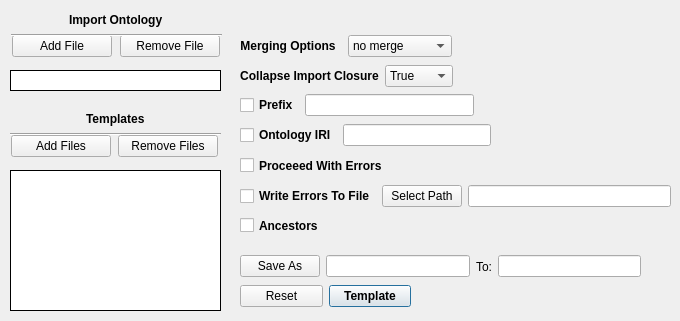
      <widget class="QWidget" name="Template">
       <attribute name="title">
        <string>Template</string>
       </attribute>
       <widget class="QWidget" name="layoutWidget_84">
        <property name="geometry">
         <rect>
          <x>10</x>
          <y>130</y>
          <width>211</width>
          <height>32</height>
         </rect>
        </property>
        <layout class="QHBoxLayout" name="horizontalLayout_100">
         <item>
          <widget class="QPushButton" name="templateAddMoreFiles">
           <property name="sizePolicy">
            <sizepolicy hsizetype="Ignored" vsizetype="Fixed">
             <horstretch>0</horstretch>
             <verstretch>0</verstretch>
            </sizepolicy>
           </property>
           <property name="minimumSize">
            <size>
             <width>100</width>
             <height>0</height>
            </size>
           </property>
           <property name="maximumSize">
            <size>
             <width>100</width>
             <height>16777215</height>
            </size>
           </property>
           <property name="focusPolicy">
            <enum>Qt::NoFocus</enum>
           </property>
           <property name="contextMenuPolicy">
            <enum>Qt::DefaultContextMenu</enum>
           </property>
           <property name="text">
            <string>Add Files</string>
           </property>
           <property name="default">
            <bool>false</bool>
           </property>
           <property name="flat">
            <bool>false</bool>
           </property>
          </widget>
         </item>
         <item>
          <widget class="QPushButton" name="templateRemoveMoreFiles">
           <property name="sizePolicy">
            <sizepolicy hsizetype="Ignored" vsizetype="Fixed">
             <horstretch>0</horstretch>
             <verstretch>0</verstretch>
            </sizepolicy>
           </property>
           <property name="minimumSize">
            <size>
             <width>100</width>
             <height>0</height>
            </size>
           </property>
           <property name="maximumSize">
            <size>
             <width>100</width>
             <height>16777215</height>
            </size>
           </property>
           <property name="focusPolicy">
            <enum>Qt::NoFocus</enum>
           </property>
           <property name="text">
            <string>Remove Files</string>
           </property>
          </widget>
         </item>
        </layout>
       </widget>
       <widget class="QWidget" name="layoutWidget_86">
        <property name="geometry">
         <rect>
          <x>240</x>
          <y>250</y>
          <width>401</width>
          <height>33</height>
         </rect>
        </property>
        <layout class="QHBoxLayout" name="horizontalLayout_102">
         <item>
          <widget class="QPushButton" name="templateSaveAs">
           <property name="focusPolicy">
            <enum>Qt::NoFocus</enum>
           </property>
           <property name="text">
            <string>Save As</string>
           </property>
          </widget>
         </item>
         <item>
          <widget class="QLineEdit" name="templateNameSave">
           <property name="focusPolicy">
            <enum>Qt::NoFocus</enum>
           </property>
           <property name="text">
            <string/>
           </property>
           <property name="alignment">
            <set>Qt::AlignLeading|Qt::AlignLeft|Qt::AlignVCenter</set>
           </property>
           <property name="dragEnabled">
            <bool>false</bool>
           </property>
           <property name="placeholderText">
            <string/>
           </property>
           <property name="clearButtonEnabled">
            <bool>false</bool>
           </property>
          </widget>
         </item>
         <item>
          <widget class="QLabel" name="label_57">
           <property name="text">
            <string>To:</string>
           </property>
           <property name="alignment">
            <set>Qt::AlignCenter</set>
           </property>
          </widget>
         </item>
         <item>
          <widget class="QLineEdit" name="templateSavePath">
           <property name="focusPolicy">
            <enum>Qt::NoFocus</enum>
           </property>
          </widget>
         </item>
        </layout>
       </widget>
       <widget class="QWidget" name="layoutWidget_85">
        <property name="geometry">
         <rect>
          <x>10</x>
          <y>30</y>
          <width>212</width>
          <height>32</height>
         </rect>
        </property>
        <layout class="QHBoxLayout" name="horizontalLayout_101">
         <item>
          <widget class="QPushButton" name="templateAddFirstFile">
           <property name="sizePolicy">
            <sizepolicy hsizetype="Ignored" vsizetype="Fixed">
             <horstretch>0</horstretch>
             <verstretch>0</verstretch>
            </sizepolicy>
           </property>
           <property name="minimumSize">
            <size>
             <width>100</width>
             <height>0</height>
            </size>
           </property>
           <property name="maximumSize">
            <size>
             <width>100</width>
             <height>16777215</height>
            </size>
           </property>
           <property name="focusPolicy">
            <enum>Qt::NoFocus</enum>
           </property>
           <property name="contextMenuPolicy">
            <enum>Qt::DefaultContextMenu</enum>
           </property>
           <property name="text">
            <string>Add File</string>
           </property>
           <property name="default">
            <bool>false</bool>
           </property>
           <property name="flat">
            <bool>false</bool>
           </property>
          </widget>
         </item>
         <item>
          <widget class="QPushButton" name="templateRemoveFirstFile">
           <property name="sizePolicy">
            <sizepolicy hsizetype="Ignored" vsizetype="Fixed">
             <horstretch>0</horstretch>
             <verstretch>0</verstretch>
            </sizepolicy>
           </property>
           <property name="minimumSize">
            <size>
             <width>100</width>
             <height>0</height>
            </size>
           </property>
           <property name="maximumSize">
            <size>
             <width>100</width>
             <height>16777215</height>
            </size>
           </property>
           <property name="focusPolicy">
            <enum>Qt::NoFocus</enum>
           </property>
           <property name="text">
            <string>Remove File</string>
           </property>
          </widget>
         </item>
        </layout>
       </widget>
       <widget class="QWidget" name="layoutWidget_80">
        <property name="geometry">
         <rect>
          <x>240</x>
          <y>280</y>
          <width>171</width>
          <height>32</height>
         </rect>
        </property>
        <layout class="QHBoxLayout" name="horizontalLayout_96">
         <item>
          <widget class="QPushButton" name="templateReset">
           <property name="sizePolicy">
            <sizepolicy hsizetype="Expanding" vsizetype="Fixed">
             <horstretch>0</horstretch>
             <verstretch>0</verstretch>
            </sizepolicy>
           </property>
           <property name="maximumSize">
            <size>
             <width>150</width>
             <height>16777215</height>
            </size>
           </property>
           <property name="focusPolicy">
            <enum>Qt::NoFocus</enum>
           </property>
           <property name="text">
            <string>Reset</string>
           </property>
          </widget>
         </item>
         <item>
          <widget class="QPushButton" name="templateButton">
           <property name="sizePolicy">
            <sizepolicy hsizetype="Expanding" vsizetype="Fixed">
             <horstretch>0</horstretch>
             <verstretch>0</verstretch>
            </sizepolicy>
           </property>
           <property name="minimumSize">
            <size>
             <width>0</width>
             <height>0</height>
            </size>
           </property>
           <property name="maximumSize">
            <size>
             <width>150</width>
             <height>16777215</height>
            </size>
           </property>
           <property name="font">
            <font>
             <family>Arial</family>
             <pointsize>9</pointsize>
             <bold>true</bold>
            </font>
           </property>
           <property name="focusPolicy">
            <enum>Qt::NoFocus</enum>
           </property>
           <property name="autoFillBackground">
            <bool>false</bool>
           </property>
           <property name="text">
            <string>Template</string>
           </property>
           <property name="checkable">
            <bool>false</bool>
           </property>
           <property name="checked">
            <bool>false</bool>
           </property>
           <property name="autoExclusive">
            <bool>false</bool>
           </property>
           <property name="autoDefault">
            <bool>false</bool>
           </property>
           <property name="default">
            <bool>true</bool>
           </property>
           <property name="flat">
            <bool>false</bool>
           </property>
          </widget>
         </item>
        </layout>
       </widget>
       <widget class="QListWidget" name="templateFirstFile">
        <property name="geometry">
         <rect>
          <x>10</x>
          <y>70</y>
          <width>211</width>
          <height>21</height>
         </rect>
        </property>
        <property name="frameShape">
         <enum>QFrame::Box</enum>
        </property>
        <property name="frameShadow">
         <enum>QFrame::Plain</enum>
        </property>
       </widget>
       <widget class="QListWidget" name="templateMoreFiles">
        <property name="geometry">
         <rect>
          <x>10</x>
          <y>170</y>
          <width>211</width>
          <height>141</height>
         </rect>
        </property>
        <property name="frameShape">
         <enum>QFrame::Box</enum>
        </property>
        <property name="frameShadow">
         <enum>QFrame::Plain</enum>
        </property>
       </widget>
       <widget class="QWidget" name="layoutWidget_87">
        <property name="geometry">
         <rect>
          <x>240</x>
          <y>90</y>
          <width>234</width>
          <height>31</height>
         </rect>
        </property>
        <layout class="QHBoxLayout" name="horizontalLayout_103">
         <item>
          <widget class="QCheckBox" name="templatePrefix">
           <property name="font">
            <font>
             <family>Arial</family>
             <pointsize>9</pointsize>
             <bold>true</bold>
            </font>
           </property>
           <property name="focusPolicy">
            <enum>Qt::NoFocus</enum>
           </property>
           <property name="text">
            <string>Prefix</string>
           </property>
           <property name="checkable">
            <bool>true</bool>
           </property>
           <property name="checked">
            <bool>false</bool>
           </property>
           <property name="autoRepeat">
            <bool>false</bool>
           </property>
           <property name="autoExclusive">
            <bool>false</bool>
           </property>
           <property name="tristate">
            <bool>false</bool>
           </property>
          </widget>
         </item>
         <item>
          <widget class="QLineEdit" name="templatePrefixName">
           <property name="focusPolicy">
            <enum>Qt::ClickFocus</enum>
           </property>
          </widget>
         </item>
        </layout>
       </widget>
       <widget class="QWidget" name="layoutWidget_88">
        <property name="geometry">
         <rect>
          <x>240</x>
          <y>120</y>
          <width>251</width>
          <height>31</height>
         </rect>
        </property>
        <layout class="QHBoxLayout" name="horizontalLayout_104">
         <item>
          <widget class="QCheckBox" name="templateIRI">
           <property name="font">
            <font>
             <family>Arial</family>
             <pointsize>9</pointsize>
             <bold>true</bold>
            </font>
           </property>
           <property name="focusPolicy">
            <enum>Qt::NoFocus</enum>
           </property>
           <property name="text">
            <string>Ontology IRI</string>
           </property>
           <property name="checkable">
            <bool>true</bool>
           </property>
           <property name="checked">
            <bool>false</bool>
           </property>
           <property name="autoRepeat">
            <bool>false</bool>
           </property>
           <property name="autoExclusive">
            <bool>false</bool>
           </property>
           <property name="tristate">
            <bool>false</bool>
           </property>
          </widget>
         </item>
         <item>
          <widget class="QLineEdit" name="templateIRIName">
           <property name="focusPolicy">
            <enum>Qt::ClickFocus</enum>
           </property>
          </widget>
         </item>
        </layout>
       </widget>
       <widget class="QCheckBox" name="templateForce">
        <property name="geometry">
         <rect>
          <x>240</x>
          <y>150</y>
          <width>161</width>
          <height>31</height>
         </rect>
        </property>
        <property name="font">
         <font>
          <family>Arial</family>
          <pointsize>9</pointsize>
          <bold>true</bold>
         </font>
        </property>
        <property name="focusPolicy">
         <enum>Qt::NoFocus</enum>
        </property>
        <property name="text">
         <string>Proceeed With Errors</string>
        </property>
        <property name="checkable">
         <bool>true</bool>
        </property>
        <property name="checked">
         <bool>false</bool>
        </property>
        <property name="autoRepeat">
         <bool>false</bool>
        </property>
        <property name="autoExclusive">
         <bool>false</bool>
        </property>
        <property name="tristate">
         <bool>false</bool>
        </property>
       </widget>
       <widget class="QCheckBox" name="templateAncestor">
        <property name="geometry">
         <rect>
          <x>240</x>
          <y>210</y>
          <width>111</width>
          <height>31</height>
         </rect>
        </property>
        <property name="font">
         <font>
          <family>Arial</family>
          <pointsize>9</pointsize>
          <bold>true</bold>
         </font>
        </property>
        <property name="focusPolicy">
         <enum>Qt::NoFocus</enum>
        </property>
        <property name="text">
         <string>Ancestors</string>
        </property>
        <property name="checkable">
         <bool>true</bool>
        </property>
        <property name="checked">
         <bool>false</bool>
        </property>
        <property name="autoRepeat">
         <bool>false</bool>
        </property>
        <property name="autoExclusive">
         <bool>false</bool>
        </property>
        <property name="tristate">
         <bool>false</bool>
        </property>
       </widget>
       <widget class="QWidget" name="layoutWidget">
        <property name="geometry">
         <rect>
          <x>240</x>
          <y>30</y>
          <width>212</width>
          <height>32</height>
         </rect>
        </property>
        <layout class="QHBoxLayout" name="horizontalLayout_105">
         <item alignment="Qt::AlignLeft">
          <widget class="QLabel" name="label_60">
           <property name="font">
            <font>
             <family>Arial</family>
             <pointsize>9</pointsize>
             <bold>true</bold>
            </font>
           </property>
           <property name="text">
            <string>Merging Options</string>
           </property>
           <property name="alignment">
            <set>Qt::AlignCenter</set>
           </property>
          </widget>
         </item>
         <item>
          <widget class="QComboBox" name="templateMerge">
           <property name="focusPolicy">
            <enum>Qt::NoFocus</enum>
           </property>
           <property name="editable">
            <bool>false</bool>
           </property>
           <property name="currentText">
            <string>no merge</string>
           </property>
           <item>
            <property name="text">
             <string>no merge</string>
            </property>
           </item>
           <item>
            <property name="text">
             <string>merge-before</string>
            </property>
           </item>
           <item>
            <property name="text">
             <string>merge-after</string>
            </property>
           </item>
          </widget>
         </item>
        </layout>
       </widget>
       <widget class="QWidget" name="layoutWidget">
        <property name="geometry">
         <rect>
          <x>240</x>
          <y>60</y>
          <width>213</width>
          <height>32</height>
         </rect>
        </property>
        <layout class="QHBoxLayout" name="horizontalLayout_106">
         <item>
          <widget class="QLabel" name="label_58">
           <property name="font">
            <font>
             <family>Arial</family>
             <pointsize>9</pointsize>
             <bold>true</bold>
            </font>
           </property>
           <property name="text">
            <string>Collapse Import Closure</string>
           </property>
           <property name="alignment">
            <set>Qt::AlignCenter</set>
           </property>
          </widget>
         </item>
         <item>
          <widget class="QComboBox" name="templateImportClosure">
           <property name="focusPolicy">
            <enum>Qt::NoFocus</enum>
           </property>
           <property name="editable">
            <bool>false</bool>
           </property>
           <property name="currentText">
            <string>True</string>
           </property>
           <item>
            <property name="text">
             <string>True</string>
            </property>
           </item>
           <item>
            <property name="text">
             <string>False</string>
            </property>
           </item>
          </widget>
         </item>
        </layout>
       </widget>
       <widget class="QWidget" name="layoutWidget">
        <property name="geometry">
         <rect>
          <x>240</x>
          <y>180</y>
          <width>431</width>
          <height>33</height>
         </rect>
        </property>
        <layout class="QHBoxLayout" name="horizontalLayout_107">
         <item>
          <widget class="QCheckBox" name="templateError">
           <property name="font">
            <font>
             <family>Arial</family>
             <pointsize>9</pointsize>
             <bold>true</bold>
            </font>
           </property>
           <property name="focusPolicy">
            <enum>Qt::NoFocus</enum>
           </property>
           <property name="text">
            <string>Write Errors To File</string>
           </property>
           <property name="checkable">
            <bool>true</bool>
           </property>
           <property name="checked">
            <bool>false</bool>
           </property>
           <property name="autoRepeat">
            <bool>false</bool>
           </property>
           <property name="autoExclusive">
            <bool>false</bool>
           </property>
           <property name="tristate">
            <bool>false</bool>
           </property>
          </widget>
         </item>
         <item>
          <widget class="QPushButton" name="templateErrorPath">
           <property name="text">
            <string>Select Path</string>
           </property>
          </widget>
         </item>
         <item>
          <widget class="QLineEdit" name="templateErrorPathName">
           <property name="focusPolicy">
            <enum>Qt::NoFocus</enum>
           </property>
          </widget>
         </item>
        </layout>
       </widget>
       <widget class="QWidget" name="">
        <property name="geometry">
         <rect>
          <x>11</x>
          <y>11</y>
          <width>211</width>
          <height>26</height>
         </rect>
        </property>
        <layout class="QVBoxLayout" name="verticalLayout_15">
         <item alignment="Qt::AlignHCenter">
          <widget class="QLabel" name="label_56">
           <property name="font">
            <font>
             <family>Arial</family>
             <pointsize>9</pointsize>
             <bold>true</bold>
            </font>
           </property>
           <property name="text">
            <string>Import Ontology</string>
           </property>
          </widget>
         </item>
         <item>
          <widget class="Line" name="line_6">
           <property name="orientation">
            <enum>Qt::Horizontal</enum>
           </property>
          </widget>
         </item>
        </layout>
       </widget>
       <widget class="QWidget" name="">
        <property name="geometry">
         <rect>
          <x>10</x>
          <y>110</y>
          <width>211</width>
          <height>26</height>
         </rect>
        </property>
        <layout class="QVBoxLayout" name="verticalLayout_16">
         <item alignment="Qt::AlignHCenter">
          <widget class="QLabel" name="label_55">
           <property name="font">
            <font>
             <family>Arial</family>
             <pointsize>9</pointsize>
             <bold>true</bold>
            </font>
           </property>
           <property name="text">
            <string>Templates</string>
           </property>
          </widget>
         </item>
         <item>
          <widget class="Line" name="line_10">
           <property name="orientation">
            <enum>Qt::Horizontal</enum>
           </property>
          </widget>
         </item>
        </layout>
       </widget>
      </widget>
